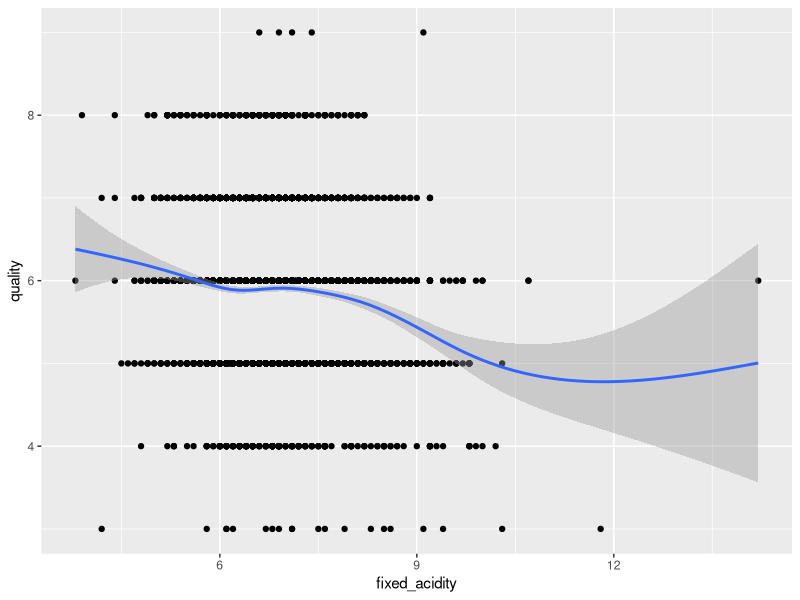
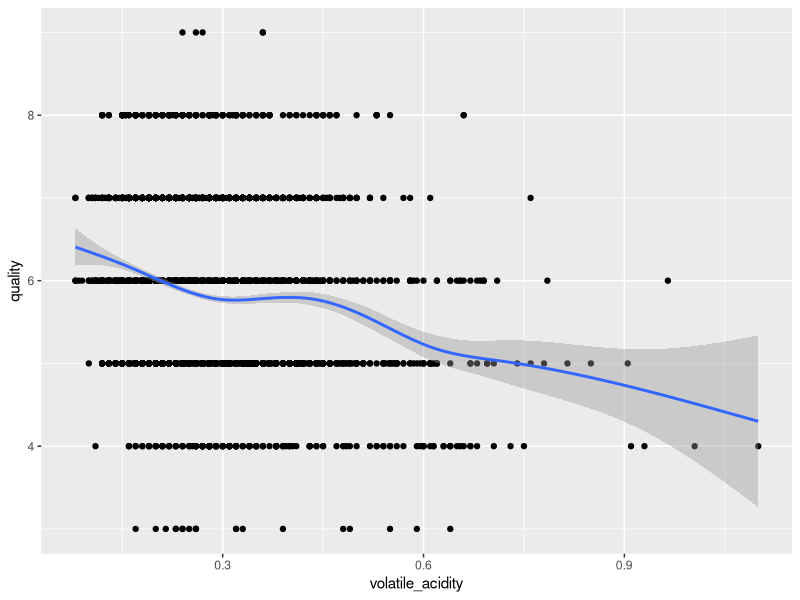
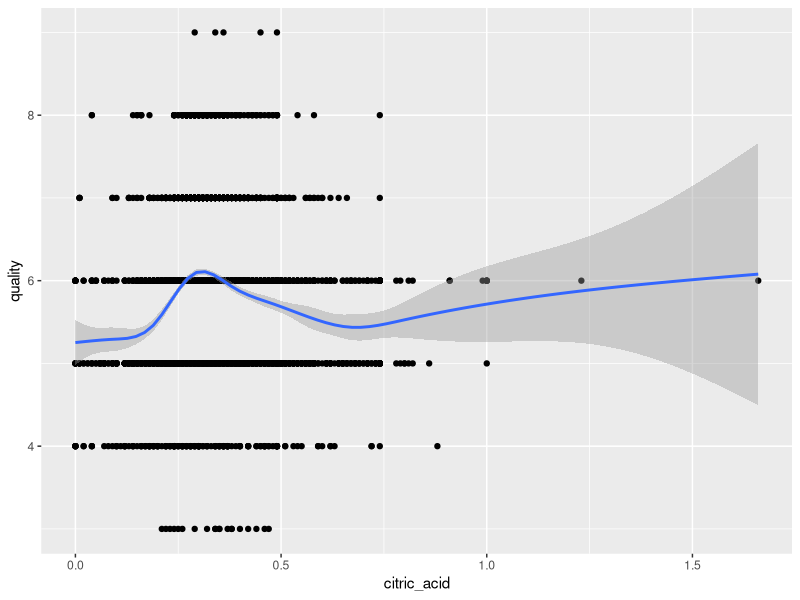
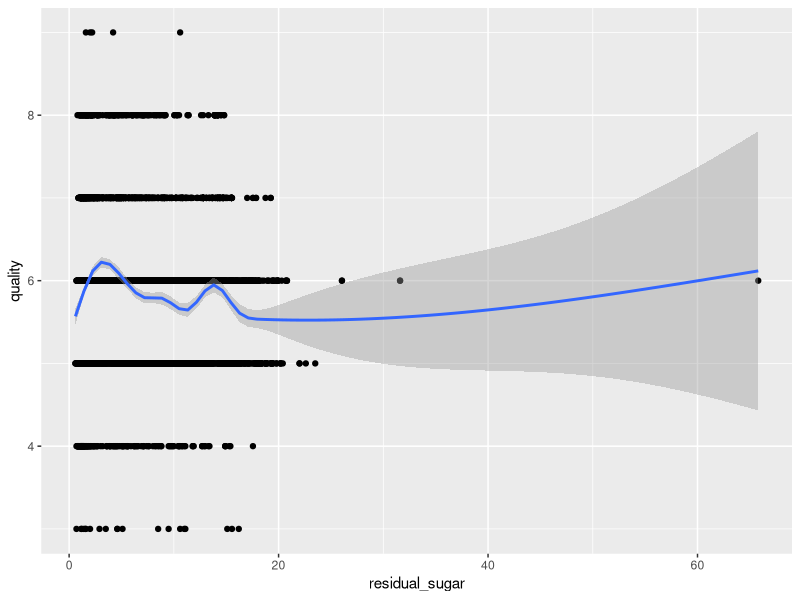
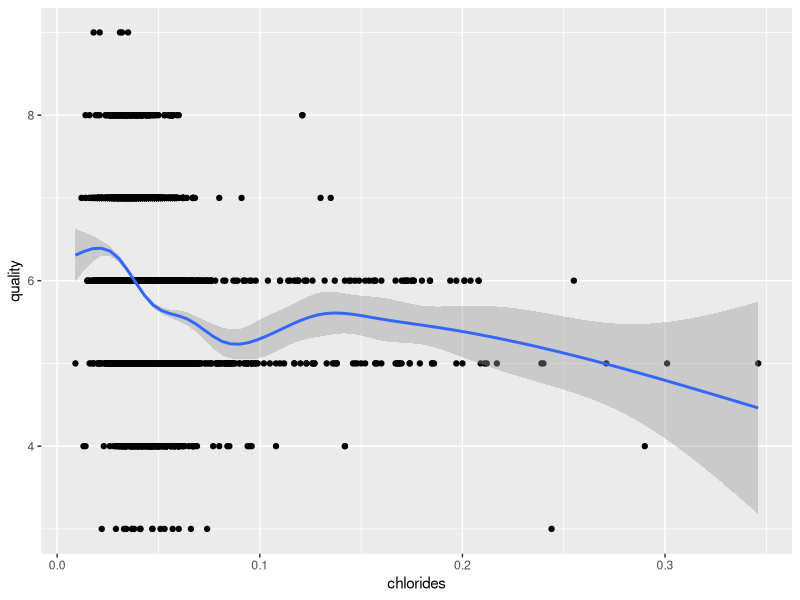
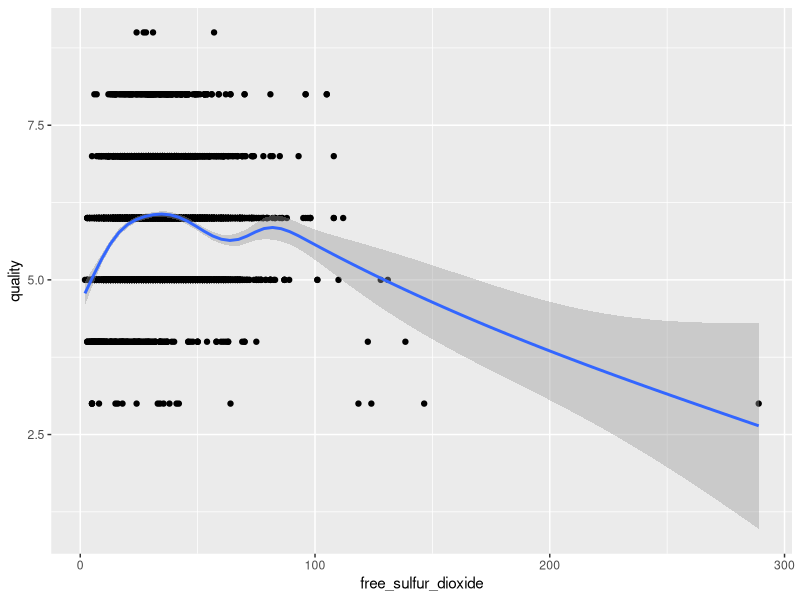
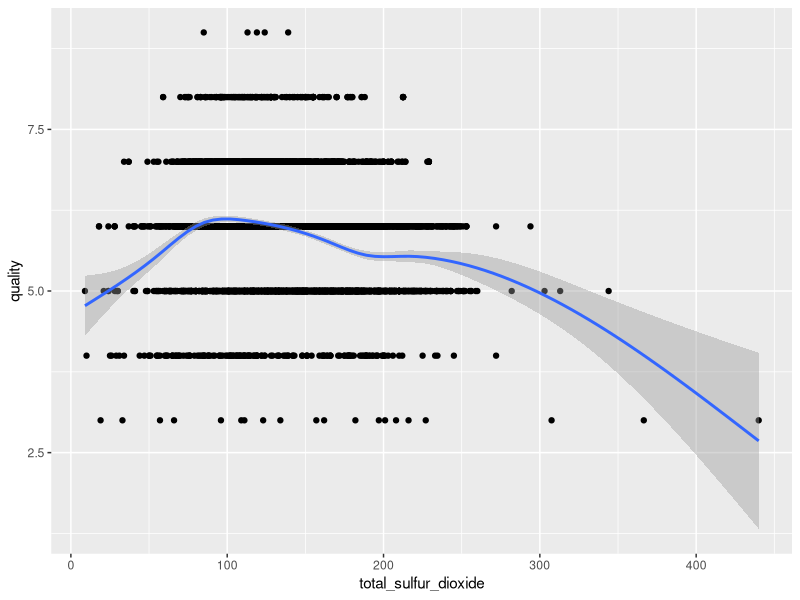
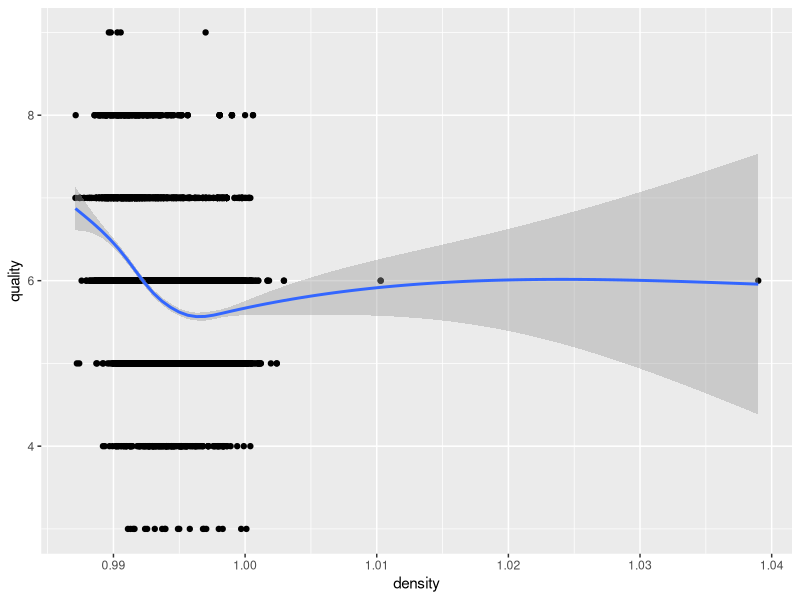

Write the R code that produced these figures, in order.
library(tidyverse)
library(modelr)
library(scatterplot3d)

wine <- read_csv2("wine.csv") #incarcarea setului de date

#crearea graficelor, utilizand geom_point() si geom_smooth()
wine %>% ggplot(aes(fixed_acidity, quality)) + geom_point() + geom_smooth()
wine %>% ggplot(aes(volatile_acidity, quality)) + geom_point() + geom_smooth()
wine %>% ggplot(aes(citric_acid, quality)) + geom_point() + geom_smooth()
wine %>% ggplot(aes(residual_sugar, quality)) + geom_point() + geom_smooth()
wine %>% ggplot(aes(chlorides, quality)) + geom_point() + geom_smooth()
wine %>% ggplot(aes(free_sulfur_dioxide, quality)) + geom_point() + geom_smooth()
wine %>% ggplot(aes(total_sulfur_dioxide, quality)) + geom_point() + geom_smooth()
wine %>% ggplot(aes(density, quality)) + geom_point() + geom_smooth()
wine %>% ggplot(aes(pH, quality)) + geom_point() + geom_smooth()
wine %>% ggplot(aes(sulphates, quality)) + geom_point() + geom_smooth()
wine %>% ggplot(aes(alcohol, quality)) + geom_point() + geom_smooth()

#crearea unor histograme pentru vizualizarea distributiei variabilelor
hist(wine$fixed_acidity, main = "fixed acidity")
hist(wine$volatile_acidity, main = "volatile_acidity")
hist(wine$citric_acid, main = "citric_acid")
hist(wine$residual_sugar, main = "residual_sugar")
hist(wine$chlorides, main = "chlorides")
hist(wine$free_sulfur_dioxide, main = "free_sulfur_dioxide")
hist(wine$total_sulfur_dioxide, main = "total_sulfur_dioxide")
hist(wine$density, main = "density")
hist(wine$pH, main = "pH")
hist(wine$sulphates, main = "sulphates")
hist(wine$alcohol, main = "alcohol")
hist(wine$quality, main = "quality")

#regresie simpla cu un parametru
#regresie liniară simpla pentru calitatea vinului in functie de alcool
mod_quality_alcohol <- lm(data = wine, quality ~ alcohol)
summary(mod_quality_alcohol) #există relație

#generarea unui nou set de date
grid_alcohol <- wine %>% 
  data_grid(alcohol = seq_range(alcohol, 200)) %>% 
  add_predictions(mod_quality_alcohol, "quality")
#punctele si dreapta de regresie
ggplot(wine, aes(alcohol, quality)) + geom_point() +geom_line(data = grid_alcohol, color="pink", size=2)
#corelatie intre X si Y
#intervalele de incredere pentru B0 si B1
confint(mod_quality_alcohol)

#regresii liniare simple pentru fiecare variabila independenta in functie de variabila dependenta,calitatea
mod_quality_sugar <- lm(data = wine, quality ~ residual_sugar)
summary(mod_quality_sugar)

mod_quality_acid_citric <- lm(data = wine, quality ~ citric_acid)
summary(mod_quality_acid_citric) #nu există asociere datorată relației

mod_quality_density <- lm(data = wine, quality ~ density)
summary(mod_quality_density)

mod_quality_pH <- lm(data = wine, quality ~ pH)
summary(mod_quality_pH)#exista legatura

mod_quality_fixed_acidity <- lm(data = wine, quality ~ fixed_acidity)
summary(mod_quality_fixed_acidity)#exista legatura datorată relației, dar slabă

mod_quality_volatile_acidity <- lm(data = wine, quality ~ volatile_acidity)
summary(mod_quality_volatile_acidity)#exista legatura,dar slab

mod_quality_chlorides <- lm(data = wine, quality ~ chlorides)
summary(mod_quality_chlorides)#exista legatura,dar slaba

mod_quality_free_sulfur_dioxide <- lm(data = wine, quality ~ free_sulfur_dioxide)
summary(mod_quality_free_sulfur_dioxide) #nu există legătură datorată relației

mod_quality_total_sulfur_dioxide <- lm(data = wine, quality ~ total_sulfur_dioxide)
summary(mod_quality_total_sulfur_dioxide)#există legătură

mod_quality_sulphates <- lm(data = wine, quality ~ sulphates)
summary(mod_quality_sulphates)#există legătură

#regresie multipla 
mod_quality_alcohol_sugar_sulphates_fixed_acidity_volatile_acidity <- lm(data = wine, quality ~ alcohol + residual_sugar + sulphates+fixed_acidity+volatile_acidity)
summary(mod_quality_alcohol_sugar_sulphates_fixed_acidity_volatile_acidity)

#predictie pentru variabila dependenta calitate in functie de modelul creat anterior
newquality <- tibble(alcohol = 10.00,
                     residual_sugar=2.10,
                     sulphates=0.55,
                     fixed_acidity=6.7,
                     volatile_acidity=0.310
                     )
predict(mod_quality_alcohol_sugar_sulphates_fixed_acidity_volatile_acidity, newdata = newquality, interval="confidence")
predict(mod_quality_alcohol_sugar_sulphates_fixed_acidity_volatile_acidity, newdata = newquality, interval="prediction")
